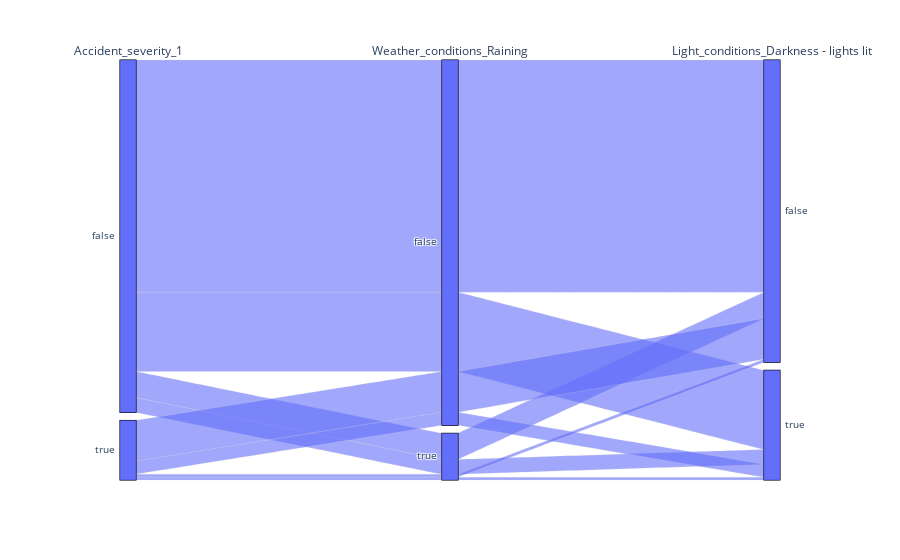

The notebook cell this image was saved under:
### Code cell
# Wybrane cechy do wizualizacji
selected_columns = ['Accident_severity_1', 'Weather_conditions_Raining', 'Light_conditions_Darkness - lights lit']
visual_data = data_clean[selected_columns]

# Tworzenie wykresu typu parallel categories diagram
fig = px.parallel_categories(
    visual_data,
    dimensions=selected_columns,
)

# Wyświetlenie wykresu
fig.show()

### Figure 1 — Plotly figure (JSON) as saved in the notebook; plotly's stock layout.template omitted (floating-point values rounded to 4 significant figures; data arrays with more than 128 entries replaced by an {"elided": "..."} marker saying what was removed)
{"data": [{"dimensions": [{"label": "Accident_severity_1", "values": {"elided": "7498 bool values"}}, {"label": "Weather_conditions_Raining", "values": {"elided": "7498 bool values"}}, {"label": "Light_conditions_Darkness - lights lit", "values": {"elided": "7498 bool values"}}], "domain": {"x": [0, 1], "y": [0, 1]}, "name": "", "type": "parcats"}], "layout": {"legend": {"tracegroupgap": 0}, "margin": {"t": 60}}}
